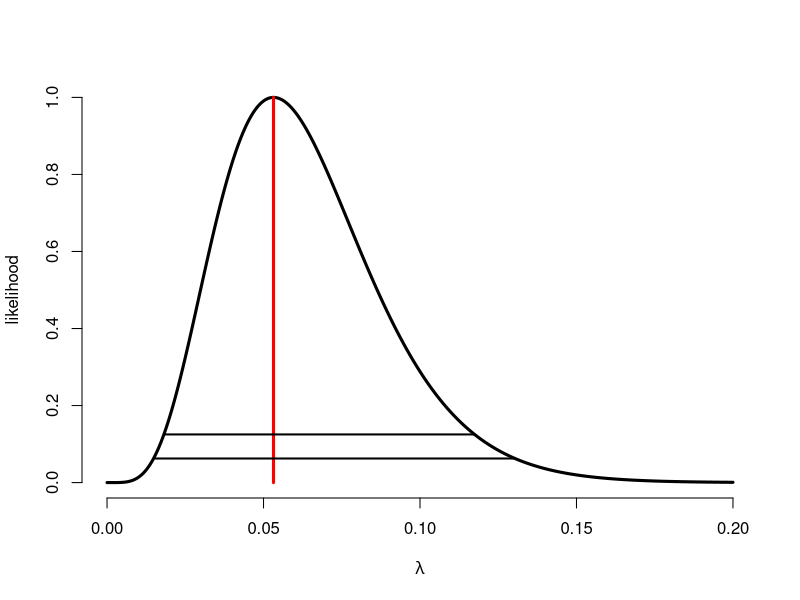

R code for this plot:
############################################
#Mathematical Biostats Bootcamp 2 - Module 4
############################################

############################
#Lec 9AB - Simpson's Paradox
############################

#Marginal and conditional associations may be opposing
#Example: *Marginally*, white defendants get the death penalty more frequently than black defendants
#but *conditionally*, across both black and white victims, black defendants get the death penalty more often than white defendants

?UCBAdmissions
data(UCBAdmissions)
apply(UCBAdmissions, 1, sum) #sums over cols and dept, giving admit/reject total, 1 x 2 tbl
apply(UCBAdmissions, 2, sum) #sums over rows and dept, giving male/female total, 1 x 2 tbl
m <- apply(UCBAdmissions, c(1,2), sum) #sum over depts, produces a 2 x 2 tbl

          # Gender
# Admit    Male   Female
# Admitted 1198    557
# Rejected 1493   1278

#Marginal Acceptance rates:
male_acceptrate <- m[1,1] / colSums(m)[1] #.445
female_acceptrate <- m[1,2] / colSums(m)[2] #.304
#Males acceptance rate almost 1.5 times as big as female but...

#Conditional Acceptance rate by department
m2 <- apply(UCBAdmissions, 3, function(x) c(x[1]/ sum(x[1:2]), x[3]/ sum(x[3:4])))

           # Dept
         # A         B         C         D         E          F
# Male   0.6206061 0.6303571 0.3692308 0.3309353 0.2774869 0.05898123
# Female 0.8240741 0.6800000 0.3406408 0.3493333 0.2391858 0.07038123

#In 4 of 6 depts female accpet rate is higher than male
#and in the two dept (C, E) where male rate is higher,
#it is not much higher

#Why????

#Consider application rates by dept
m3 <- apply(UCBAdmissions, c(2,3), sum)

#Total apps by genrder and dept; (sum of admit and reject numbers):
        # Dept
# Gender A   B   C   D   E   F
# Male   825 560 325 417 191 373
# Female 108  25 593 375 393 341

#Simpson's paradox is only a perceived paradox:
#apparent relationship between two variables can change in presence or absence of third var


#Confounding: external var correlated with explanatory and response vars can distort
#estimated effect.

#Ex: Victim's race is correated with defendants race and use of death penalty

#Can adjust for confounding by stratify by confounder and then combine strata-specific estimates
#Have to correctly weight the strata-specific estimates

#Note: unnecessary stratification reduces precision



###################
#Lec 9C - Weighting
###################
##################
#Lec 9D - CMH Test
##################


dat <- array(c(11, 10, 25, 27, 16 ,22, 4, 10, 14, 7, 5, 12, 2, 1, 14, 16, 6, 0, 11, 12, 1, 0, 10, 10, 1, 1, 4, 8, 4, 6, 2, 1), 
c(2,2,8))
mantelhaen.test(dat, correct = F)



################################
#Lec 10A - Case Control Sampling
################################
#########################################
#Lec 10B - Exact Inference for Odds Ratio
#########################################


################################
#Lec 11A - Matched 2x2 Tables
################################
##############################################
#Lec 11B - Dependence and Marginal Homogeneity
##############################################

#McNemar's Test for marginal homogenity in Matched Pairs binary data

#Ex: survey 1 v. survey 2 approval data
mcnemar.test(matrix(c(794, 86, 150, 570),2), correct = F)
# McNemar's Chi-squared test

# data:  matrix(c(794, 86, 150, 570), 2)
# McNemar's chi-squared = 17.3559, df = 1, p-value = 3.099e-05


###############################################################
#Lec 11C - Estimation of the Marginal Difference in Proportions
###############################################################
###############################################
#Lec 11D - Odds and Ends for Matched 2x2 Tables
###############################################


########################
#Lec 12A - The sign test
########################
#############################
#Lec 12B - The sign rank test
#############################
############################
#Lec 12C - The rank sum test
############################






#####################
#Poisson Distribution
#####################







###################
#Poisson likelihood
###################

#Example: 5 failure events is 94 day monitoring period of a pump
lambda <- seq(0,0.2, length = 1000)
likelihood <- dpois(5, 94* lambda)/ dpois(5,5)
plot(lambda, likelihood, frame = F, lwd = 3, type = "l", xlab = expression(lambda))
lines(rep(5/94,2), 0:1, col = "red", lwd = 3)
lines(range(lambda[likelihood > 1/16]), rep(1/16,2), lwd = 2)
lines(range(lambda[likelihood > 1/8]), rep(1/8,2), lwd = 2)


############################
#Poisson P-value calculation
############################


###########
###########
#Homework 4
###########
###########

###########
#question 1
###########

dat <- array(c(8, 52, 5, 164, 25, 29, 21, 128), c(2,2,2))
mantelhaen.test(dat)


###########
#question 3
###########

dat <- matrix(c(5,1,4,0), 2)
mcnemar.test(dat) #pvalue = 0.38 : fail to reject

n11 <- 5
n12 <- 4
n21 <- 1
n22 <- 0

ts <- (n21 - n12)^2/(n12 + n21) #1.8


###########
#question 4
###########

#marginal odds ratio for exposure of case to exposure of controls

dat <- matrix(c(243, 189, 54, 153),2)
mor <-  (colSums(dat)[1] * rowSums(dat)[2])/ (rowSums(dat)[1] * colSums(dat)[2])  #2.4

###########
#question 5
###########

#Note: can also use large sample mcnemar test

#same data as #4; large sample pvalue for H_O: d = p1+ - p+1 == 0
dat <- matrix(c(243, 189, 54, 153),2)
n <- sum(dat)
propdiff <- (rowSums(dat)[1] - colSums(dat)[1])/n
pi_1p <- rowSums(dat)[1]/n
pi_p1 <- colSums(dat)[1]/n
pi_11 <- dat[1,1]/n
pi_12 <- dat[1,2]/n
pi_21 <- dat[2,1]/n
pi_22 <- dat[2,2]/n

vardiff <- (pi_1p * (1 - pi_1p) + pi_p1 * (1 - pi_p1) - 2 * (pi_11 - pi_22 - pi_12 * pi_21))/n
sediff <- sqrt(vardiff)
teststat <- propdiff/sediff


###########
#question 6
###########

#p-value > .05
binom.test(3,5, alternative = "g")
binom.test(4,5, alternative = "g")

#p-value > .05
binom.test(5,5, alternative = "g")

###########
#question 7
###########

#power of above test when p = 0.9 instead of 0.5
p <- 0.9^5 #.5905


#######
#######
#Quiz 4
#######
#######

###########
#question 1
###########

dat <- array(c(8, 52, 5, 164, 25, 29, 21, 128), c(2,2,2))
mantelhaen.test(dat) #p < .05, common odds ratio likely != 1


###########
#question 2
###########

#3 ranks, 8 possibilities of sign assignment: (1,2,3), (1,2,-3), (1,-2,3), (-1,2,3), ..., (-1,-2,-3)
#E(W+) = 24/8 = 3
#Smallest p-value is when W+ = 6 or W+ = 0, each with prob = 0.125, thus two sided p-value = .25 at the very least

###########
#question 3
###########

n11 <- 55
n12 <- 41
n21 <- 12
n22 <- 20
ts <- (n21 - n12)^2/(n12 + n21) #15.9
pchisq(ts,1,lower.tail = F) #p-value 0.00007

#or...

dat <- matrix(c(55,12,41,20), 2)
mcnemar.test(dat, correct= F) #p-value 0.00007


###########
#question 4
###########

#same data as 3
#marginal odds ratio for positive diag, B/ positive diag A

dat <- matrix(c(55,12,41,20), 2)
mor <- (rowSums(dat)[1] * colSums(dat)[2]) / (colSums(dat)[1] * rowSums(dat)[2])


###########
#question 5
###########

#conditional odds ratio: odd of exposure for cases / odds of exposure for controls

dat <- matrix(c(243, 189, 54, 153),2)

###########
#question 6
###########


binom.test(0,5, alternative = "g")
binom.test(1,5, alternative = "g")
binom.test(2,5, alternative = "g")
binom.test(3,5, alternative = "g")
binom.test(4,5, alternative = "g")
binom.test(5,5, alternative = "g")

binom.test(0,5)
binom.test(1,5)
binom.test(2,5)
binom.test(3,5)
binom.test(4,5)
binom.test(5,5)

###########
#question 7
###########

#power of above test when p = 0.8 instead of 0.5
p <- 0.8^5 #0.32768

